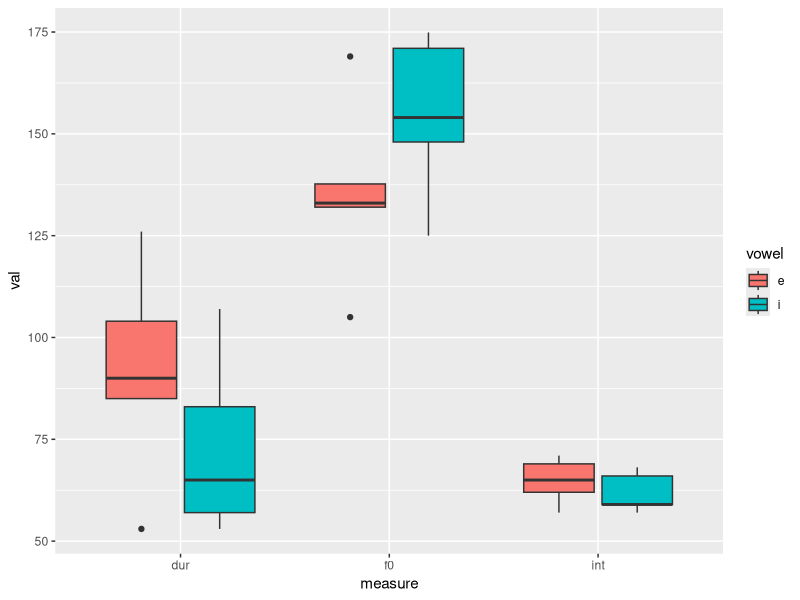

This figure's R source:
## ---- chunk 1
knitr::opts_chunk$set(echo = TRUE)
## ---- chunk 2
#| echo: false

important_number <- 3 + 17 * 12 / 2

## ---- chunk 3

tonic_syllable_dur <- 156
atonic_syllable_dur <- 202

dur_diff <- tonic_syllable_dur - atonic_syllable_dur

tonic_syllable_int <- 78.83
atonic_syllable_int <- 69.91

int_diff <- tonic_syllable_int - atonic_syllable_int

## ---- chunk 4
library(tidyverse)

## ---- chunk 5
dat <- read_csv("stress.csv")
## ---- chunk 6

dat |>
  pivot_longer(cols = f0:dur, names_to = "measure", values_to = "val") |>
  ggplot() +
  aes(x = measure, y = val, fill= vowel) +
  geom_boxplot()

dat |>
  pivot_longer(cols = f0:dur, names_to = "measure", values_to = "val") |>
  group_by(vowel, measure) |>
  summarise(avg = mean(val)) |>
  pivot_wider(names_from = "vowel", values_from = "avg")


